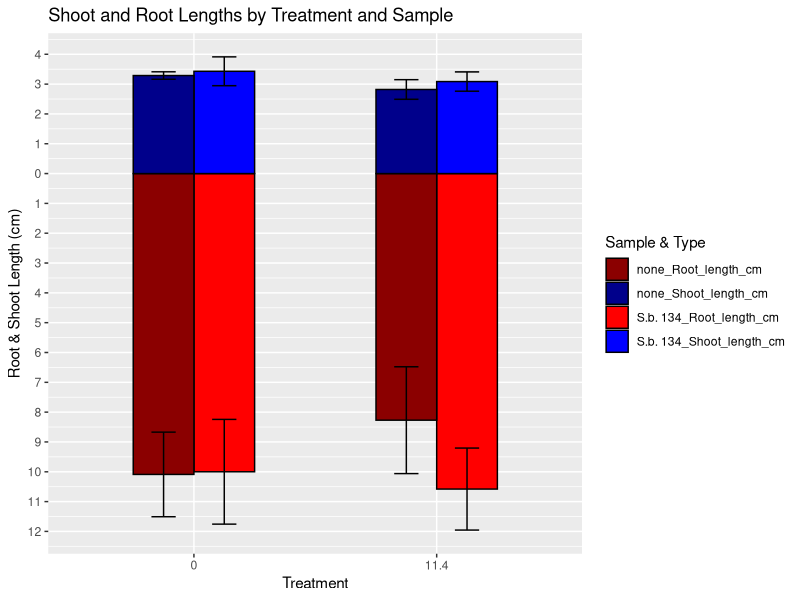
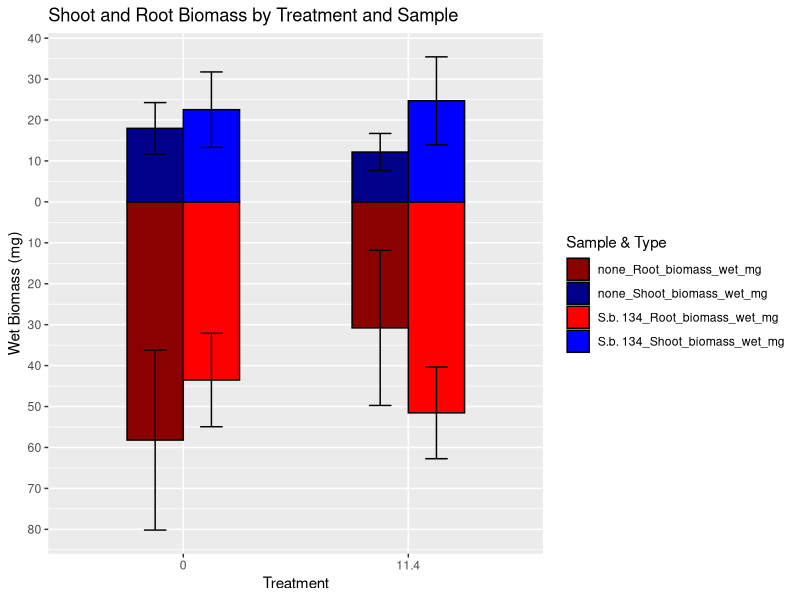
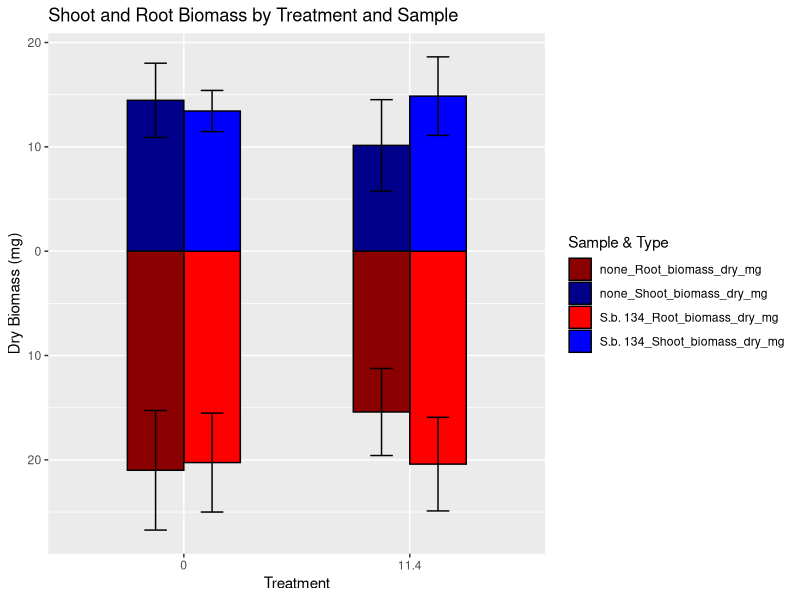
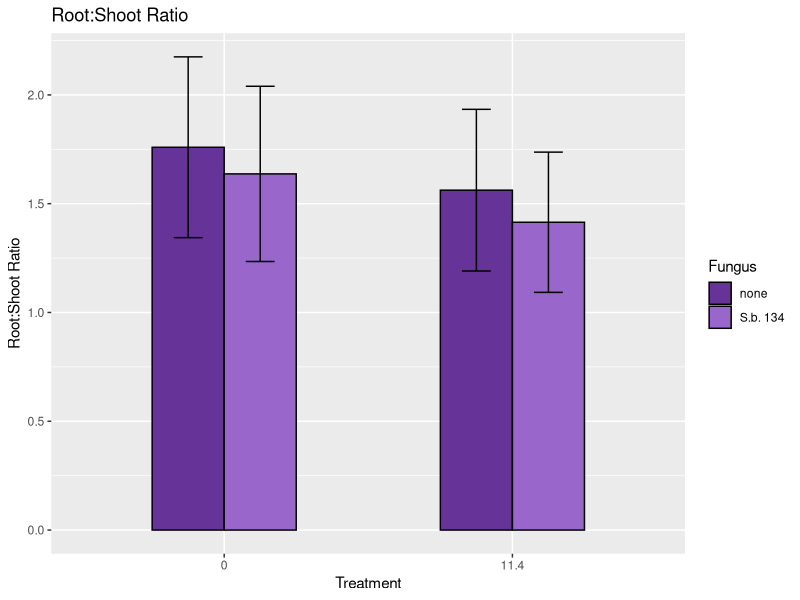
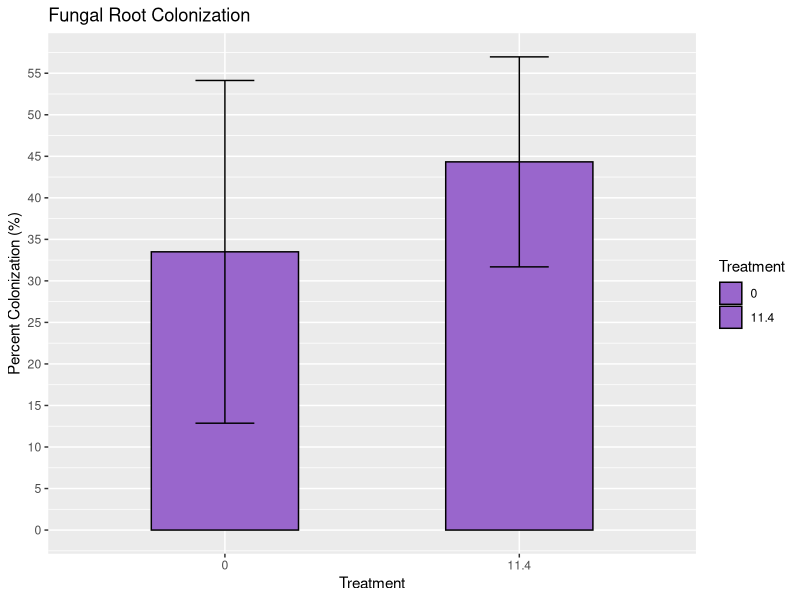

Recreate these plots in R, in order.
# Load libraries
library(ggplot2)
library(dplyr)
library(scales)
library(rstatix)
library(tidyr)
library(multcompView)

# Load data
Pbdata <- read.csv("Sbrevipes_Pb_bioassay_data.csv", header = TRUE)
Pbdata$Treatment <- as.character(Pbdata$Treatment)

# "Template" to put data back into
PbdataFrame <- Pbdata %>%
  select(Seedling, Fungus, Treatment)

###
###
###

# Plant Length analysis

# Select data for root/shoot length graph
shootdata <- Pbdata %>%
  select(Seedling, Shoot_length_cm)
rootdata <- Pbdata %>%
  select(Seedling, Root_length_cm)

# rm outliers
shoot_outliers <- Pbdata %>%
  group_by(Fungus, Treatment) %>%
  identify_outliers(Shoot_length_cm)

root_outliers <- Pbdata %>%
  group_by(Fungus, Treatment) %>%
  identify_outliers(Root_length_cm)

shootdata <- shootdata[!(shootdata$Seedling %in% shoot_outliers$Seedling),]
rootdata <- rootdata[!(rootdata$Seedling %in% root_outliers$Seedling),]

# double check for outliers
shoot_outliers2 <- shootdata %>%
  identify_outliers(Shoot_length_cm)

root_outliers2 <- rootdata %>%
  identify_outliers(Root_length_cm)

shootdata <- shootdata[!(shootdata$Seedling %in% shoot_outliers2$Seedling),]
rootdata <- rootdata[!(rootdata$Seedling %in% root_outliers2$Seedling),]

# repeat until no outliers
# still outliers in shoot
shoot_outliers3 <- shootdata %>%
  identify_outliers(Shoot_length_cm)

shootdata <- shootdata[!(shootdata$Seedling %in% shoot_outliers3$Seedling),]

# no more outliers present

# merge back together
merge1 <- merge(PbdataFrame, shootdata, by = "Seedling", all = T)
merge1
merge2 <- merge(merge1, rootdata, by = "Seedling", all = T)
merge2


# Determine assumptions met for stats (SHOOT LENGTH)
model <- lm(Shoot_length_cm ~ interaction(Fungus, Treatment), data = merge2)
shapiro_test(residuals(model))

merge2 %>% levene_test(Shoot_length_cm ~ Fungus * Treatment)

# p values for both Shapiro (normality) and Levene (homogeneity of variance) tests should be ns

# perform stats (SHOOT LENGTH)
anova <- aov(Shoot_length_cm ~ Fungus * Treatment, data = merge2)
summary(anova)
tukey <- TukeyHSD(anova)
print(tukey)
multcompLetters4(anova, tukey)

# Determine assumptions met for stats (ROOT LENGTH)
model <- lm(Root_length_cm ~ interaction(Fungus, Treatment), data = merge2)
shapiro_test(residuals(model))

merge2 %>% levene_test(Root_length_cm ~ Fungus * Treatment)

# perform stats (ROOT LENGTH)
anova <- aov(Root_length_cm ~ Fungus * Treatment, data = merge2)
summary(anova)
tukey <- TukeyHSD(anova)
print(tukey)
multcompLetters4(anova, tukey)

# create df for graphing
data_long <- merge2 %>%
  pivot_longer(cols = c(Shoot_length_cm, Root_length_cm),
               names_to = "Type",
               values_to = "Length")
data_long <- na.omit(data_long)

# Summarize data for mean and standard deviation
data_summary <- data_long %>%
  group_by(Fungus, Treatment, Type) %>%
  summarise(
    Mean = mean(Length),
    SD = sd(Length),
    .groups = "drop"
  )
data_summary

# mutate the data so that root goes below x axis
# so that the SD remains positice 
# and make "fillgroup" so we can specify colours later
data_summary <- data_summary %>%
  mutate(
    StackedOffset = ifelse(Type == "Root_length_cm", -Mean, Mean),
    SD_Pos = SD,
    FillGroup = paste(Fungus, Type, sep = "_")
  )
data_summary

# Plot
ggplot(data_summary, aes(
  x = Treatment, y = StackedOffset,
  fill = FillGroup, group = Fungus)) +
  geom_bar(
    stat = "identity", position = position_dodge(),
    width = 0.5, colour = "black") +
  geom_errorbar(
    aes(
      ymin = StackedOffset - SD_Pos,
      ymax = StackedOffset + SD_Pos),
    position = position_dodge(0.5), width = 0.2, colour = "black") +
  scale_y_continuous(
    name = "Root & Shoot Length (cm)",
    breaks = scales::breaks_width(1),
    limits = c(),
    labels = ~scales::label_number(accuracy = 1)(abs(.x)))+
  scale_fill_manual(
    values = c(
      "S.b. 134_Shoot_length_cm" = "blue", 
      "S.b. 134_Root_length_cm" = "red", 
      "none_Shoot_length_cm" = "darkblue", 
      "none_Root_length_cm" = "darkred" 
    )
  ) +
  labs(
    x = "Treatment",
    y = "Length",
    fill = "Sample & Type",
    title = "Shoot and Root Lengths by Treatment and Sample"
  )

# select data for TOTAL LENGTH
Pbdata$totalLength <- Pbdata$Shoot_length_cm + Pbdata$Root_length_cm

totalLength <- Pbdata %>%
  select(Seedling, totalLength)

# rm outliers
totalLength_outliers <- Pbdata %>%
  group_by(Fungus, Treatment) %>%
  identify_outliers(totalLength)

totalLength <- totalLength[!(totalLength$Seedling %in% totalLength_outliers$Seedling),]

# repeat until no outliers
totalLength_outliers2 <- totalLength %>%
  identify_outliers(totalLength)

# no more outliers present

merge1 <- merge(PbdataFrame, totalLength, by = "Seedling", all = T)
merge1 <- na.omit(merge1)


# Determine assumptions met for stats (TOTAL LENGTH)
model <- lm(totalLength ~ interaction(Fungus, Treatment), data = merge1)
shapiro_test(residuals(model))

merge1 %>% levene_test(totalLength ~ Fungus * Treatment)

# perform stats (TOTAL LENGTH)
anova <- aov(totalLength ~ Fungus * Treatment, data = merge1)
summary(anova)
tukey <- TukeyHSD(anova)
print(tukey)
multcompLetters4(anova, tukey)


####
####
####

# Biomass - wet

# Select data for root/shoot biomass graph
shootWBdata <- Pbdata %>%
  select(Seedling, Shoot_biomass_wet_mg)
rootWBdata <- Pbdata %>%
  select(Seedling, Root_biomass_wet_mg)

# rm outliers
shootWB_outliers <- Pbdata %>%
  group_by(Fungus, Treatment) %>%
  identify_outliers(Shoot_biomass_wet_mg)

rootWB_outliers <- Pbdata %>%
  group_by(Fungus, Treatment) %>%
  identify_outliers(Root_biomass_wet_mg)

shootWBdata <- shootWBdata[!(shootWBdata$Seedling %in% shootWB_outliers$Seedling),]
rootWBdata <- rootWBdata[!(rootWBdata$Seedling %in% rootWB_outliers$Seedling),]

# double check for outliers - repeat 
shootWB_outliers2 <- shootWBdata %>%
  identify_outliers(Shoot_biomass_wet_mg)

rootWB_outliers2 <- rootWBdata %>%
  identify_outliers(Root_biomass_wet_mg)

shootWBdata <- shootWBdata[!(shootWBdata$Seedling %in% shootWB_outliers2$Seedling),]
rootWBdata <- rootWBdata[!(rootWBdata$Seedling %in% rootWB_outliers2$Seedling),]

# no more shoot outliers, but one more root outlier
rootWB_outliers3 <- rootWBdata %>%
  identify_outliers(Root_biomass_wet_mg)
rootWBdata <- rootWBdata[!(rootWBdata$Seedling %in% rootWB_outliers3$Seedling),]

rootWB_outliers4 <- rootWBdata %>%
  identify_outliers(Root_biomass_wet_mg)
rootWBdata <- rootWBdata[!(rootWBdata$Seedling %in% rootWB_outliers4$Seedling),]

rootWB_outliers5 <- rootWBdata %>%
  identify_outliers(Root_biomass_wet_mg)
rootWBdata <- rootWBdata[!(rootWBdata$Seedling %in% rootWB_outliers5$Seedling),]

rootWB_outliers6 <- rootWBdata %>%
  identify_outliers(Root_biomass_wet_mg)
rootWBdata <- rootWBdata[!(rootWBdata$Seedling %in% rootWB_outliers6$Seedling),]

# no more outliers

# merge back together
merge1 <- merge(PbdataFrame, shootWBdata, by = "Seedling", all = T)
merge1
merge2 <- merge(merge1, rootWBdata, by = "Seedling", all = T)
merge2

# Determine assumptions met for stats (SHOOT WB)
model <- lm(Shoot_biomass_wet_mg ~ interaction(Fungus, Treatment), data = na.omit(merge2))
shapiro_test(residuals(model))

na.omit(merge2) %>% levene_test(Shoot_biomass_wet_mg ~ Fungus * Treatment)

# perform stats (SHOOT WB)
anova <- aov(Shoot_biomass_wet_mg ~ Fungus * Treatment, data = na.omit(merge2))
summary(anova)
tukey <- TukeyHSD(anova)
print(tukey)
multcompLetters4(anova, tukey)

## Determine assumptions met for stats (ROOT WB)
model <- lm(Root_biomass_wet_mg ~ interaction(Fungus, Treatment), data = na.omit(merge2))
shapiro_test(residuals(model))

na.omit(merge2) %>% levene_test(Root_biomass_wet_mg ~ Fungus * Treatment)

# perform stats (ROOT WB)
anova <- aov(Root_biomass_wet_mg ~ Fungus * Treatment, data = na.omit(merge2))
summary(anova)
tukey <- TukeyHSD(anova)
print(tukey)
multcompLetters4(anova, tukey)

# make df for plotting
data_long <- merge2 %>%
  pivot_longer(cols = c(Shoot_biomass_wet_mg, Root_biomass_wet_mg),
               names_to = "Type",
               values_to = "BW")
data_long <- na.omit(data_long)

# Summarize data for mean and standard deviation
data_summary <- data_long %>%
  group_by(Fungus, Treatment, Type) %>%
  summarise(
    Mean = mean(BW),
    SD = sd(BW),
    .groups = "drop"
  )
data_summary

data_summary <- data_summary %>%
  mutate(
    StackedOffset = ifelse(Type == "Root_biomass_wet_mg", -Mean, Mean), 
    SD_Pos = SD,
    FillGroup = paste(Fungus, Type, sep = "_")
  )
data_summary

# Plot
ggplot(data_summary, aes(
  x = Treatment, y = StackedOffset,
  fill = FillGroup, group = Fungus)) +
  geom_bar(
    stat = "identity", position = position_dodge(),
    width = 0.5, colour = "black") +
  geom_errorbar(
    aes(
      ymin = StackedOffset - SD_Pos,
      ymax = StackedOffset + SD_Pos),
    position = position_dodge(0.5), width = 0.2, colour = "black") +
  scale_y_continuous(
    name = "Wet Biomass (mg)",
    breaks = scales::breaks_width(10),
    limits = c(),
    labels = ~scales::label_number(accuracy = 1)(abs(.x)))+
  scale_fill_manual(
    values = c(
      "S.b. 134_Shoot_biomass_wet_mg" = "blue",
      "S.b. 134_Root_biomass_wet_mg" = "red",
      "none_Shoot_biomass_wet_mg" = "darkblue",
      "none_Root_biomass_wet_mg" = "darkred"
    )
  ) +
  labs(
    x = "Treatment",
    y = "Length",
    fill = "Sample & Type",
    title = "Shoot and Root Biomass by Treatment and Sample"
  )

## total wet biomass

# select data for TOTAL BIOMASS WET
Pbdata$totalBiomassWet <- Pbdata$Shoot_biomass_wet_mg + Pbdata$Root_biomass_wet_mg

totalBiomassWet <- Pbdata %>%
  select(Seedling, totalBiomassWet)

totalBiomassWet_outliers <- Pbdata %>%
  group_by(Fungus, Treatment) %>%
  identify_outliers(totalBiomassWet)

# rm outliers
totalBiomassWet <- totalBiomassWet[!(totalBiomassWet$Seedling %in% totalBiomassWet_outliers$Seedling),]

# Double check for outliers
totalBiomassWet_outliers2 <- totalBiomassWet %>%
  identify_outliers(totalBiomassWet)

totalBiomassWet <- totalBiomassWet[!(totalBiomassWet$Seedling %in% totalBiomassWet_outliers2$Seedling),]


merge1 <- merge(PbdataFrame, totalBiomassWet, by = "Seedling", all = T)
merge1 <- na.omit(merge1)

## Determine assumptions met for stats (TOTAL BIOMASS WET)
model <- lm(totalBiomassWet ~ interaction(Fungus, Treatment), data = merge1)
shapiro_test(residuals(model))

merge1 %>% levene_test(totalBiomassWet ~ Fungus * Treatment)

# perform stats (TOTAL BIOMASS WET)
anova <- aov(totalBiomassWet ~ Fungus * Treatment, data = merge1)
summary(anova)
tukey <- TukeyHSD(anova)
print(tukey)
multcompLetters4(anova, tukey)

###
###
###

# biomass - DRY

# Select data for root/shoot dry biomass graph
shootDBdata <- Pbdata %>%
  select(Seedling, Shoot_biomass_dry_mg)
rootDBdata <- Pbdata %>%
  select(Seedling, Root_biomass_dry_mg)

# rm outliers
shootDB_outliers <- Pbdata %>%
  group_by(Fungus, Treatment) %>%
  identify_outliers(Shoot_biomass_dry_mg)

rootDB_outliers <- Pbdata %>%
  group_by(Fungus, Treatment) %>%
  identify_outliers(Root_biomass_dry_mg)

shootDBdata <- shootDBdata[!(shootDBdata$Seedling %in% shootDB_outliers$Seedling),]
rootDBdata <- rootDBdata[!(rootDBdata$Seedling %in% rootDB_outliers$Seedling),]

# double check for outliers - repeat 
shootDB_outliers2 <- shootDBdata %>%
  identify_outliers(Shoot_biomass_dry_mg)

rootDB_outliers2 <- rootDBdata %>%
  identify_outliers(Root_biomass_dry_mg)

shootDBdata <- shootDBdata[!(shootDBdata$Seedling %in% shootDB_outliers2$Seedling),]
rootDBdata <- rootDBdata[!(rootDBdata$Seedling %in% rootDB_outliers2$Seedling),]

# no more shoot outliers
# repeat root outliers check
rootDB_outliers3 <- rootDBdata %>%
  identify_outliers(Root_biomass_dry_mg)
rootDBdata <- rootDBdata[!(rootDBdata$Seedling %in% rootDB_outliers3$Seedling),]

# still one root outlier
rootDB_outliers4 <- rootDBdata %>%
  identify_outliers(Root_biomass_dry_mg)
rootDBdata <- rootDBdata[!(rootDBdata$Seedling %in% rootDB_outliers4$Seedling),]

merge1 <- merge(PbdataFrame, shootDBdata, by = "Seedling", all = T)
merge1
merge2 <- merge(merge1, rootDBdata, by = "Seedling", all = T)
merge2

## Determine assumptions met for stats (SHOOT DB)
model <- lm(Shoot_biomass_dry_mg ~ interaction(Fungus, Treatment), data = na.omit(merge2))
shapiro_test(residuals(model))

na.omit(merge2) %>% levene_test(Shoot_biomass_dry_mg ~ Fungus * Treatment)

# perform stats (SHOOT DB)
anova <- aov(Shoot_biomass_dry_mg ~ Fungus * Treatment, data = na.omit(merge2))
summary(anova)
tukey <- TukeyHSD(anova)
print(tukey)
multcompLetters4(anova, tukey)

## Determine assumptions met for stats (ROOT DB)
model <- lm(Root_biomass_dry_mg ~ interaction(Fungus, Treatment), data = na.omit(merge2))
shapiro_test(residuals(model))

na.omit(merge2) %>% levene_test(Root_biomass_dry_mg ~ Fungus * Treatment)

# perform stats (ROOT DB)
anova <- aov(Root_biomass_dry_mg ~ Fungus * Treatment, data = na.omit(merge2))
summary(anova)
tukey <- TukeyHSD(anova)
print(tukey)
multcompLetters4(anova, tukey)


## 
data_long <- merge2 %>%
  pivot_longer(cols = c(Shoot_biomass_dry_mg, Root_biomass_dry_mg),
               names_to = "Type",
               values_to = "BD")
data_long <- na.omit(data_long)

# Summarize data for mean and standard deviation
data_summary <- data_long %>%
  group_by(Fungus, Treatment, Type) %>%
  summarise(
    Mean = mean(BD),
    SD = sd(BD),
    .groups = "drop"
  )
data_summary

data_summary <- data_summary %>%
  mutate(
    StackedOffset = ifelse(Type == "Root_biomass_dry_mg", -Mean, Mean), 
    SD_Pos = SD,
    FillGroup = paste(Fungus, Type, sep = "_")
  )
data_summary

# Plot
ggplot(data_summary, aes(
  x = Treatment, y = StackedOffset,
  fill = FillGroup, group = Fungus)) +
  geom_bar(
    stat = "identity", position = position_dodge(),
    width = 0.5, colour = "black") +
  geom_errorbar(
    aes(
      ymin = StackedOffset - SD_Pos,
      ymax = StackedOffset + SD_Pos),
    position = position_dodge(0.5), width = 0.2, colour = "black") +
  scale_y_continuous(
    name = "Dry Biomass (mg)",
    breaks = scales::breaks_width(10),
    limits = c(),
    labels = ~scales::label_number(accuracy = 1)(abs(.x)))+
  scale_fill_manual(
    values = c(
      "S.b. 134_Shoot_biomass_dry_mg" = "blue",
      "S.b. 134_Root_biomass_dry_mg" = "red",
      "none_Shoot_biomass_dry_mg" = "darkblue",
      "none_Root_biomass_dry_mg" = "darkred" 
    )
  ) +
  labs(
    x = "Treatment",
    y = "Length",
    fill = "Sample & Type",
    title = "Shoot and Root Biomass by Treatment and Sample"
  )

## total dry biomass

# select data for TOTAL BIOMASS DRY
Pbdata$totalBiomassDry <- Pbdata$Shoot_biomass_dry_mg + Pbdata$Root_biomass_dry_mg

totalBiomassDry <- Pbdata %>%
  select(Seedling, totalBiomassDry)

totalBiomassDry_outliers <- Pbdata %>%
  group_by(Fungus, Treatment) %>%
  identify_outliers(totalBiomassDry)

# rm outliers
totalBiomassDry <- totalBiomassDry[!(totalBiomassDry$Seedling %in% totalBiomassDry_outliers$Seedling),]

# Double check for outliers
totalBiomassDry_outliers2 <- totalBiomassDry %>%
  identify_outliers(totalBiomassDry)

totalBiomassDry <- totalBiomassDry[!(totalBiomassDry$Seedling %in% totalBiomassDry_outliers2$Seedling),]

#repeat until no outliers
totalBiomassDry_outliers3 <- totalBiomassDry %>%
  identify_outliers(totalBiomassDry)

totalBiomassDry <- totalBiomassDry[!(totalBiomassDry$Seedling %in% totalBiomassDry_outliers3$Seedling),]


merge1 <- merge(PbdataFrame, totalBiomassDry, by = "Seedling", all = T)
merge1 <- na.omit(merge1)

## Determine assumptions met for stats (TOTAL BIOMASS DRY)
model <- lm(totalBiomassDry ~ interaction(Fungus, Treatment), data = merge1)
shapiro_test(residuals(model))

merge1 %>% levene_test(totalBiomassDry ~ Fungus * Treatment)

# perform stats (TOTAL BIOMASS DRY)
anova <- aov(totalBiomassDry ~ Fungus * Treatment, data = merge1)
summary(anova)
tukey <- TukeyHSD(anova)
print(tukey)
multcompLetters4(anova, tukey)

###
###
###

## ROOT TO SHOOT RATIO

Pbdata$root_shoot_ratio <- Pbdata$Root_biomass_dry_mg/(Pbdata$Shoot_biomass_dry_mg)

ratio <- Pbdata %>%
  select(Seedling, Fungus, Treatment, root_shoot_ratio)

ratio_outliers <- ratio %>%
  identify_outliers(root_shoot_ratio)
ratio <- ratio[!(ratio$Seedling %in% ratio_outliers$Seedling),]

# check again for outliers
ratio_outliers2 <- ratio %>%
  identify_outliers(root_shoot_ratio)
ratio <- ratio[!(ratio$Seedling %in% ratio_outliers2$Seedling),]

# and again
ratio_outliers3 <- ratio %>%
  identify_outliers(root_shoot_ratio)
ratio <- ratio[!(ratio$Seedling %in% ratio_outliers3$Seedling),]

ratio <- na.omit(ratio)

# Determine assumptions met for stats
model <- lm(root_shoot_ratio ~ interaction(Fungus, Treatment), data = ratio)
shapiro_test(residuals(model))

ratio %>% levene_test(root_shoot_ratio ~ Fungus * Treatment)

# perform stats (ratio)
anova <- aov(root_shoot_ratio ~ Fungus * Treatment, data = ratio)
summary(anova)
tukey <- TukeyHSD(anova)
print(tukey)
multcompLetters4(anova, tukey)

# summary to graph 
data_summary <- ratio %>% group_by(Fungus, Treatment) %>%
  summarise(mean=mean(root_shoot_ratio), sd=sd(root_shoot_ratio)) %>%
  arrange(desc(mean))
print(data_summary)

# plot
ggplot(data_summary, aes(
  x = Treatment, y = mean,
  fill = Fungus, group = Fungus)) +
  geom_bar(
    stat = "identity", position = position_dodge(),
    width = 0.5, colour = "black") +
  geom_errorbar(
    aes(
      ymin=mean-sd, ymax=mean+sd),
    position = position_dodge(0.5), width = 0.2, colour = "black") +
  scale_y_continuous(
    name = "Root:Shoot Ratio",
    limits = c(),
  ) +
  scale_fill_manual(
    values = c("#663399", "#9966CC")) +
  labs(
    x = "Treatment",
    title = "Root:Shoot Ratio"
  )


###
###
###

# Colonization rate

colonization <- Pbdata[!Pbdata$Root_colinization_percent=="n/a",]
colonization <- colonization[!colonization$Fungus=="none",]

colonization %>%
  group_by(Fungus, Treatment) %>%
  get_summary_stats(Root_colinization_percent, type = "mean_sd")

colonization %>%
  group_by(Fungus, Treatment) %>%
  identify_outliers(Root_colinization_percent) 
# there are no outliers

# confirm assumptions for stats
model_col <- lm(Root_colinization_percent ~ interaction(Fungus, Treatment), data = colonization)
shapiro_test(residuals(model_col))

colonization %>% levene_test(Root_colinization_percent ~ Fungus * Treatment)

# two sample t-test as only 2 groups to be compared
t.test(Root_colinization_percent ~ Treatment, data = colonization)

# summary for graphing
data_summary <- colonization %>% group_by(Treatment) %>%
  summarise(mean=mean(Root_colinization_percent), sd=sd(Root_colinization_percent)) %>%
  arrange(desc(mean))
print(data_summary)

# plot
ggplot(data_summary, aes(
  x = Treatment, y = mean,
  fill = Treatment, group = Treatment)) +
  geom_bar(
    stat = "identity", position = position_dodge(),
    width = 0.5, colour = "black") +
  geom_errorbar(
    aes(
      ymin=mean-sd, ymax=mean+sd),
    position = position_dodge(0.5), width = 0.2, colour = "black") +
  scale_y_continuous(
    name = "Percent Colonization (%)",
    breaks = scales::breaks_width(5),
    limits = c(),
  ) +
  scale_fill_manual(values = c("#9966CC", "#9966CC")) +
  scale_colour_manual(values = c("#9966CC", "#9966CC")) +  
  labs(
    x = "Treatment",
    title = "Fungal Root Colonization"
  )
